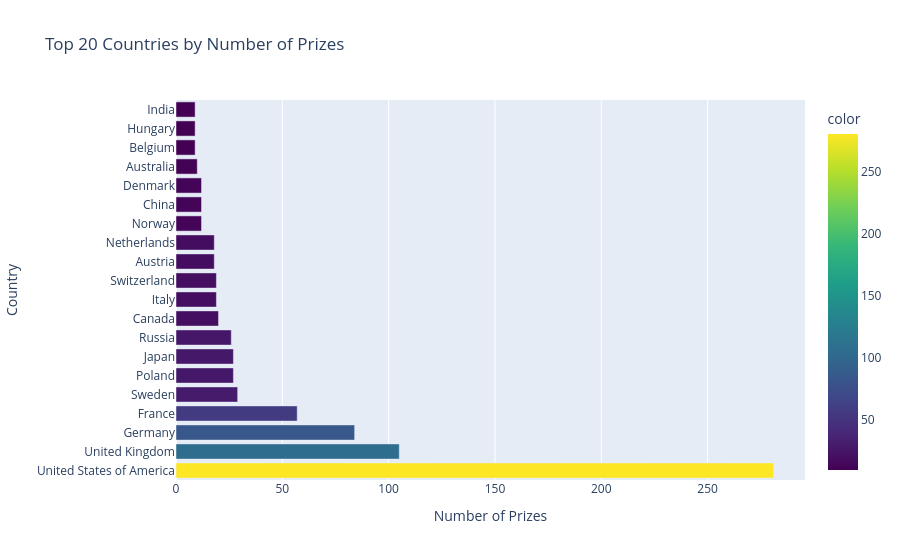

Notebook code for this chart:
### Code cell
# Then use plotly to create a horizontal bar chart showing the number of prizes won 
# by each country.

horizontal_bar = px.bar(x=top20_countries_bcc.prize,
                        y=top20_countries_bcc.birth_country_current,
                        orientation='h', 
                        color=top20_countries_bcc.prize,
                        color_continuous_scale='Viridis',
                        title='Top 20 Countries by Number of Prizes')

horizontal_bar.update_layout(xaxis_title='Number of Prizes', 
                             yaxis_title='Country',
                            #  coloraxis_showscale=False
                            )
horizontal_bar.show()

### Figure 1 — Plotly figure (JSON) as saved in the notebook; plotly's stock layout.template omitted (floating-point values rounded to 4 significant figures)
{"data": [{"hovertemplate": "x=%{x}<br>y=%{y}<br>color=%{marker.color}<extra></extra>", "legendgroup": "", "marker": {"color": [281, 105, 84, 57, 29, 27, 27, 26, 20, 19, 19, 18, 18, 12, 12, 12, 10, 9, 9, 9], "coloraxis": "coloraxis", "pattern": {"shape": ""}}, "name": "", "orientation": "h", "showlegend": false, "textposition": "auto", "type": "bar", "x": [281, 105, 84, 57, 29, 27, 27, 26, 20, 19, 19, 18, 18, 12, 12, 12, 10, 9, 9, 9], "xaxis": "x", "y": ["United States of America", "United Kingdom", "Germany", "France", "Sweden", "Poland", "Japan", "Russia", "Canada", "Italy", "Switzerland", "Austria", "Netherlands", "Norway", "China", "Denmark", "Australia", "Belgium", "Hungary", "India"], "yaxis": "y"}], "layout": {"barmode": "relative", "coloraxis": {"autocolorscale": false, "colorbar": {"title": {"text": "color"}}, "colorscale": [[0, "#440154"], [0.1111, "#482878"], [0.2222, "#3e4989"], [0.3333, "#31688e"], [0.4444, "#26828e"], [0.5556, "#1f9e89"], [0.6667, "#35b779"], [0.7778, "#6ece58"], [0.8889, "#b5de2b"], [1, "#fde725"]]}, "legend": {"tracegroupgap": 0}, "title": {"text": "Top 20 Countries by Number of Prizes"}, "xaxis": {"anchor": "y", "domain": [0, 1], "title": {"text": "Number of Prizes"}}, "yaxis": {"anchor": "x", "domain": [0, 1], "title": {"text": "Country"}}}}
